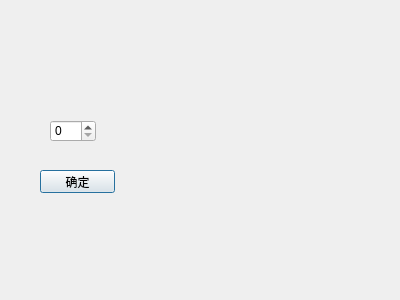
<?xml version="1.0" encoding="UTF-8"?>
<ui version="4.0">
 <class>MyDialog</class>
 <widget class="QDialog" name="MyDialog">
  <property name="geometry">
   <rect>
    <x>0</x>
    <y>0</y>
    <width>400</width>
    <height>300</height>
   </rect>
  </property>
  <property name="windowTitle">
   <string>Dialog</string>
  </property>
  <widget class="QSpinBox" name="spinBox">
   <property name="geometry">
    <rect>
     <x>50</x>
     <y>120</y>
     <width>46</width>
     <height>22</height>
    </rect>
   </property>
  </widget>
  <widget class="QPushButton" name="pushButton">
   <property name="geometry">
    <rect>
     <x>40</x>
     <y>170</y>
     <width>75</width>
     <height>23</height>
    </rect>
   </property>
   <property name="text">
    <string>确定</string>
   </property>
  </widget>
 </widget>
 <resources/>
 <connections/>
</ui>
